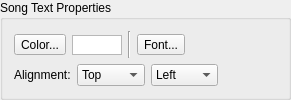
    <widget class="QGroupBox" name="groupBoxTextProperties">
     <property name="title">
      <string>Song Text Properties</string>
     </property>
     <layout class="QVBoxLayout" name="verticalLayout_4">
      <item>
       <layout class="QHBoxLayout" name="horizontalLayout_4">
        <item>
         <widget class="QToolButton" name="toolButtonColor">
          <property name="text">
           <string>Color...</string>
          </property>
         </widget>
        </item>
        <item>
         <widget class="QGraphicsView" name="graphicViewTextColor">
          <property name="sizePolicy">
           <sizepolicy hsizetype="Minimum" vsizetype="Fixed">
            <horstretch>0</horstretch>
            <verstretch>0</verstretch>
           </sizepolicy>
          </property>
          <property name="minimumSize">
           <size>
            <width>50</width>
            <height>20</height>
           </size>
          </property>
          <property name="maximumSize">
           <size>
            <width>50</width>
            <height>19</height>
           </size>
          </property>
         </widget>
        </item>
        <item>
         <widget class="Line" name="line">
          <property name="orientation">
           <enum>Qt::Vertical</enum>
          </property>
         </widget>
        </item>
        <item>
         <widget class="QToolButton" name="toolButtonFont">
          <property name="text">
           <string>Font...</string>
          </property>
         </widget>
        </item>
        <item>
         <widget class="QLabel" name="labelFont">
          <property name="sizePolicy">
           <sizepolicy hsizetype="Minimum" vsizetype="Preferred">
            <horstretch>0</horstretch>
            <verstretch>0</verstretch>
           </sizepolicy>
          </property>
          <property name="wordWrap">
           <bool>true</bool>
          </property>
         </widget>
        </item>
       </layout>
      </item>
      <item>
       <layout class="QHBoxLayout" name="horizontalLayout_12">
        <item>
         <widget class="QLabel" name="labelVertical">
          <property name="text">
           <string>Alignment:</string>
          </property>
         </widget>
        </item>
        <item>
         <widget class="QComboBox" name="comboBoxVerticalAling">
          <item>
           <property name="text">
            <string>Top</string>
           </property>
          </item>
          <item>
           <property name="text">
            <string>Middle</string>
           </property>
          </item>
          <item>
           <property name="text">
            <string>Bottom</string>
           </property>
          </item>
         </widget>
        </item>
        <item>
         <widget class="QComboBox" name="comboBoxHorizontalAling">
          <item>
           <property name="text">
            <string>Left</string>
           </property>
          </item>
          <item>
           <property name="text">
            <string>Center</string>
           </property>
          </item>
          <item>
           <property name="text">
            <string>Right</string>
           </property>
          </item>
         </widget>
        </item>
        <item>
         <spacer name="horizontalSpacer_9">
          <property name="orientation">
           <enum>Qt::Horizontal</enum>
          </property>
          <property name="sizeHint" stdset="0">
           <size>
            <width>59</width>
            <height>20</height>
           </size>
          </property>
         </spacer>
        </item>
       </layout>
      </item>
     </layout>
    </widget>
